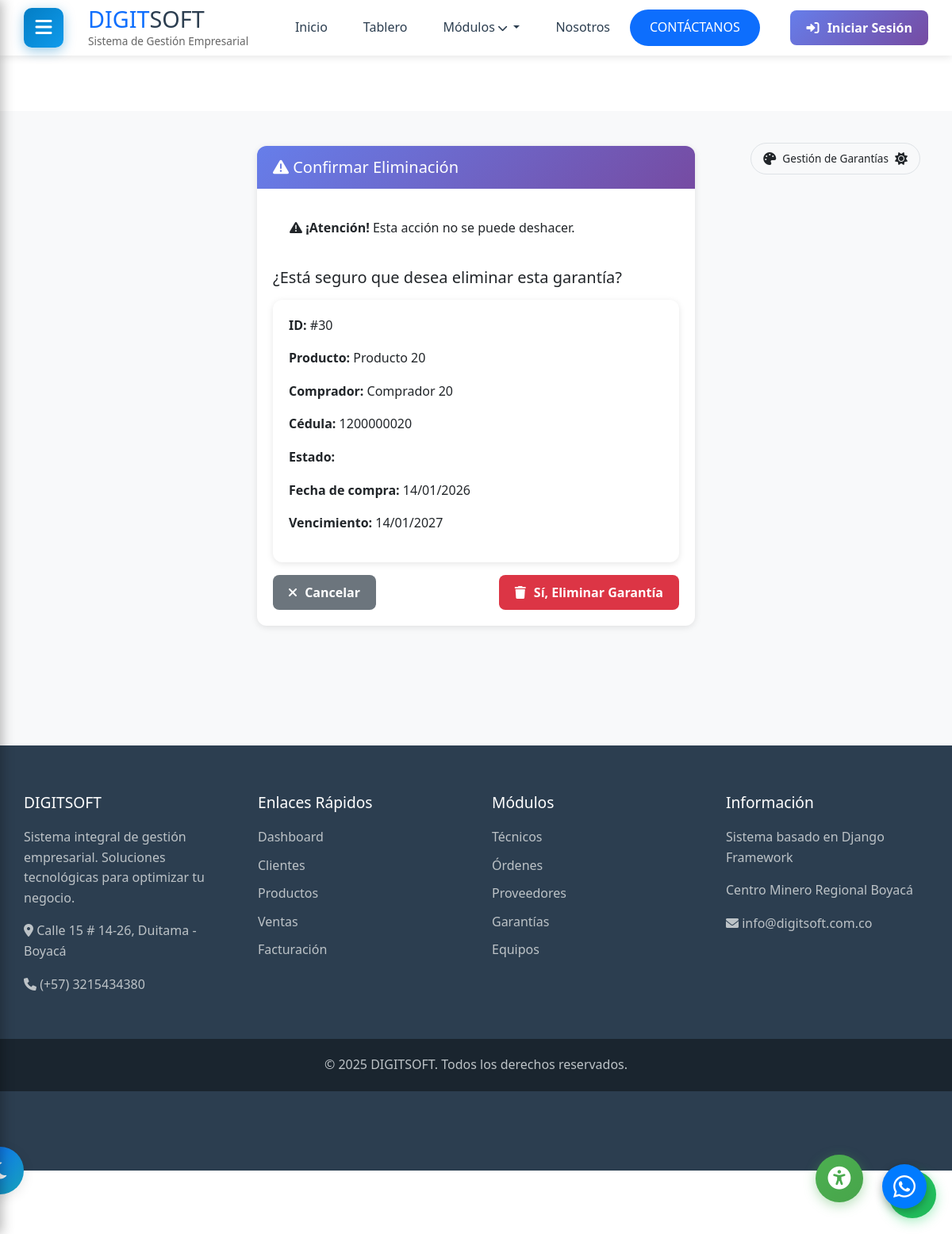
The app's page /garantias/30/eliminar/ with its own data.
### garantias/models.py (models this page shows, shortened)
class Garantia(models.Model):
    ESTADO_GARANTIA = [
        ('ACTIVA', 'Activa'),
        ('VENCIDA', 'Vencida'),
        ('EN_REVISION', 'En revisión'),
        ('APROBADA', 'Aprobada'),
        ('RECHAZADA', 'Rechazada'),
        ('FINALIZADA', 'Finalizada'),
    ]
    nombre_comprador = models.CharField(max_length=200, verbose_name="Nombre del comprador")
    cedula = models.CharField(max_length=20, verbose_name="Cédula")
    telefono = models.CharField(max_length=20, verbose_name="Teléfono")
    correo_electronico = models.EmailField(
        validators=[EmailValidator()],
        verbose_name="Correo electrónico"
    )
    producto = models.ForeignKey(
        Producto,
        on_delete=models.CASCADE,
        related_name='garantias',
        verbose_name="Producto"
    )
    nombre_producto = models.CharField(max_length=200, verbose_name="Nombre del producto")
    numero_serie = models.CharField(max_length=100, blank=True, verbose_name="Número de serie")
    modelo = models.CharField(max_length=100, blank=True, verbose_name="Modelo")
    fecha_compra = models.DateField(verbose_name="Fecha de compra")
    factura_compra = models.CharField(max_length=50, blank=True, verbose_name="Número de factura")
    lugar_compra = models.CharField(max_length=200, verbose_name="Lugar de compra")
    fecha_inicio = models.DateField(verbose_name="Fecha de inicio de garantía")
    fecha_vencimiento = models.DateField(verbose_name="Fecha de vencimiento")
    meses_garantia = models.IntegerField(default=12, verbose_name="Meses de garantía")
    estado = models.CharField(
        max_length=20,
        choices=ESTADO_GARANTIA,
        default='ACTIVA',
        verbose_name="Estado"
    )
    motivo_reclamacion = models.TextField(blank=True, verbose_name="Motivo de reclamación")
    descripcion_problema = models.TextField(blank=True, verbose_name="Descripción del problema")
    solucion = models.TextField(blank=True, verbose_name="Solución aplicada")
    fecha_resolucion = models.DateField(null=True, blank=True, verbose_name="Fecha de resolución")
    observaciones = models.TextField(blank=True, verbose_name="Observaciones")
    cliente = models.ForeignKey(
        Cliente,
        on_delete=models.SET_NULL,
        null=True,
        blank=True,
        related_name='garantias',
        verbose_name="Cliente"
    )
    fecha_registro = models.DateTimeField(auto_now_add=True, verbose_name="Fecha de registro")
    fecha_actualizacion = models.DateTimeField(auto_now=True, verbose_name="Última actualización")
    class Meta:
        verbose_name = "Garantía"
        verbose_name_plural = "Garantías"
        ordering = ['-fecha_registro']
        indexes = [
            models.Index(fields=['cedula']),
            models.Index(fields=['factura_compra']),
            models.Index(fields=['estado']),
        ]

### garantias/views.py (the view, shortened to what this page needs)
# urls.py: path('<int:pk>/eliminar/', views.garantia_eliminar, name='eliminar'),
def garantia_eliminar(request, pk):
    garantia = get_object_or_404(Garantia, pk=pk)
    context = {
        'garantia': garantia
    }
    return render(request, 'garantias/eliminar.html', context)

### templates/garantias/eliminar.html (shortened to what this page needs)
{% extends 'base_dashboard.html' %}
{% block content %}
<div class="container-fluid py-4">
    <div class="row justify-content-center">
        <div class="col-md-6">
            <div class="card border-danger">
                <div class="card-header bg-danger text-white">
                    <h5 class="mb-0"><i class="fas fa-exclamation-triangle"></i> Confirmar Eliminación</h5>
                </div>
                <div class="card-body">
                    <div class="alert alert-warning">
                        <i class="fas fa-exclamation-triangle"></i>
                        <strong>¡Atención!</strong> Esta acción no se puede deshacer.
                    </div>
                    <h5 class="mb-3">¿Está seguro que desea eliminar esta garantía?</h5>
                    <div class="card mb-3">
                        <div class="card-body">
                            <p><strong>ID:</strong> #{{ garantia.id }}</p>
                            <p><strong>Producto:</strong> {{ garantia.nombre_producto }}</p>
                            <p><strong>Comprador:</strong> {{ garantia.nombre_comprador }}</p>
                            <p><strong>Cédula:</strong> {{ garantia.cedula }}</p>
                            <p><strong>Estado:</strong> <span class="badge bg-{{ garantia.estado|lower }}">{{ garantia.get_estado_display }}</span></p>
                            <p><strong>Fecha de compra:</strong> {{ garantia.fecha_compra|date:"d/m/Y" }}</p>
                            <p><strong>Vencimiento:</strong> {{ garantia.fecha_vencimiento|date:"d/m/Y" }}</p>
                        </div>
                    </div>
                    <form method="post">
                        <div class="d-flex justify-content-between">
                            <a href="{% url 'garantias:lista' %}" class="btn btn-secondary">
                                <i class="fas fa-times"></i> Cancelar
                            </a>
                            <button type="submit" class="btn btn-danger">
                                <i class="fas fa-trash"></i> Sí, Eliminar Garantía
                            </button>
                        </div>
                    </form>
                </div>
            </div>
        </div>
    </div>
</div>
{% endblock %}

### static/css/dashboard.css (style rules this page uses)
:root { --primary-color: #037dc4; --secondary-color: #0f9bec; --dark-color: #2c3e50; --light-color: #f9f9f9; --sidebar-width: 250px; --header-height: 70px; }
* { margin: 0; padding: 0; box-sizing: border-box; }
body { font-family: 'Segoe UI', Tahoma, Geneva, Verdana, sans-serif; background-color: #f5f6fa; color: #323235; line-height: 1.6; min-height: 100vh; display: flex; flex-direction: column; }
.alert { animation: slideInRight 0.3s ease; }

### static/css/theme-switcher.css (style rules this page uses)
:root { --bg-primary: #ffffff; --bg-secondary: #f8f9fa; --bg-card: #ffffff; --text-primary: #212529; --text-secondary: #6c757d; --border-color: #dee2e6; --shadow: rgba(0, 0, 0, 0.1); --primary-color: #0d6efd; --success-color: #28a745; --danger-color: #dc3545; --warning-color: #ffc107; --info-color: #17a2b8; --input-bg: #ffffff; --input-border: #ced4da; --table-hover: #f8f9fa; }
body { background-color: var(--bg-primary); color: var(--text-primary); transition: background-color 0.3s ease, color 0.3s ease; }
.card { background-color: var(--bg-card); border-color: var(--border-color); color: var(--text-primary); box-shadow: 0 0.125rem 0.25rem var(--shadow); transition: all 0.3s ease; }
.card-header { background-color: var(--primary-color); border-bottom-color: var(--border-color); }
.alert { background-color: var(--bg-card); border-color: var(--border-color); color: var(--text-primary); }
.badge { transition: all 0.3s ease; }
.container-fluid, .container { transition: all 0.3s ease; }
* { transition: background-color 0.3s ease, color 0.3s ease, border-color 0.3s ease; }

### static/css/accessibility.css (style rules this page uses)
body { transition: background-color 0.3s ease, color 0.3s ease, filter 0.3s ease; }

### static/css/responsive-global.css (style rules this page uses)
:root { --container-max-width: 1200px; --spacing-xs: 0.5rem; --spacing-sm: 1rem; --spacing-md: 1.5rem; --spacing-lg: 2rem; --spacing-xl: 3rem; }
* { box-sizing: border-box; }
html { font-size: 16px; -webkit-text-size-adjust: 100%; -ms-text-size-adjust: 100%; }
body { margin: 0; padding: 0; overflow-x: hidden !important; max-width: 100vw; }
.container, .container-fluid { width: 100%; padding-right: 15px; padding-left: 15px; margin-right: auto; margin-left: auto; }
.row { display: flex; flex-wrap: wrap; margin-right: -15px; margin-left: -15px; }
[class*="col-"] { position: relative; width: 100%; padding-right: 15px; padding-left: 15px; }
@media (min-width: 768px) { .col-md-6 { flex: 0 0 50%; max-width: 50%; } }
.card { position: relative; display: flex; flex-direction: column; min-width: 0; word-wrap: break-word; background-color: #fff; border: 1px solid rgba(0,0,0,.125); border-radius: 0.25rem; margin-bottom: 1rem; }
.card-body { flex: 1 1 auto; padding: 1.25rem; }
.btn { display: inline-block; font-weight: 400; text-align: center; white-space: nowrap; vertical-align: middle; user-select: none; border: 1px solid transparent; padding: 0.375rem 0.75rem; font-size: 1rem; line-height: 1.5; border-radius: 0.25rem; transition: all 0.15s ease-in-out; cursor: pointer; }
h5, .h5 { font-size: 1.25rem; }

### static/css/responsive-modulos.css (style rules this page uses)
.badge { display: inline-block; padding: 0.35em 0.65em; font-size: 0.75rem; font-weight: 600; line-height: 1; color: #fff; text-align: center; white-space: nowrap; vertical-align: baseline; border-radius: 0.25rem; }
.alert { padding: 1rem 1.25rem; margin-bottom: 1rem; border: 1px solid transparent; border-radius: 0.25rem; }

### static/css/responsive-fixes.css (style rules this page uses)
body { padding-bottom: 20px; }
.alert { margin-bottom: 20px; }
html, body { overflow-x: hidden; position: relative; }
.container, .container-fluid { padding-bottom: 100px; }
.badge { padding: 6px 12px; font-size: 0.85rem; }

### static/css/modulos-fix-responsive.css (style rules this page uses)
.btn { border-radius: 8px; padding: 10px 20px; font-weight: 600; transition: all 0.3s; border: none; }
.btn i { margin-right: 6px; }
.btn-secondary-enhanced, .btn-secondary { background: #6c757d; color: white; }
.btn-danger { background: #dc3545; color: white; }
.card { border: none; border-radius: 12px; box-shadow: 0 2px 8px rgba(0, 0, 0, 0.1); overflow: hidden; margin-bottom: 25px; }
.card-header { background: linear-gradient(135deg, #667eea 0%, #764ba2 100%); color: white; padding: 15px 20px; border: none; font-weight: 600; }
.card-body { padding: 20px; }
.container-fluid { padding-left: 20px; padding-right: 20px; padding-bottom: 120px; }
.row { margin-left: -8px; margin-right: -8px; }
.row > [class*="col-"] { padding-left: 8px; padding-right: 8px; }
.d-flex { display: flex; }
.justify-content-between { justify-content: space-between; }
html, body { overflow-x: hidden; max-width: 100vw; }
* { box-sizing: border-box; }

### records on screen
Garantia: id "30", nombre_producto "Producto 20", nombre_comprador "Comprador 20", cedula "1200000020", fecha_compra "14/01/2026", fecha_vencimiento "14/01/2027"
